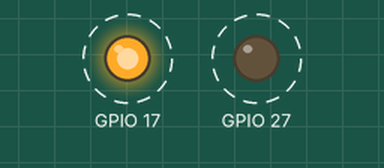
Simulated run of this program. Board: Raspberry Pi (BCM pin numbers). Shown: output pins drawn as LEDs (lit = HIGH). Dashed ring = blinking. What the program prints to the terminal is not drawn. At 10.0 s the program stops and its outputs stay as they are.

Above: at 0.5 s.
Timing chart, 0 to 4.6 s (numbered marks = the images above):
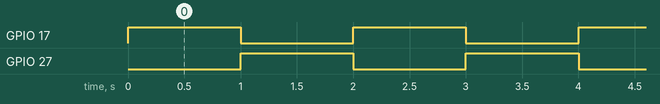

The program:

blink.py
```python
import RPi.GPIO as GPIO
import time

GPIO.cleanup()
GPIO.setwarnings(False)
GPIO.setmode(GPIO.BCM)
GPIO.setup(17, GPIO.OUT) ##puerto gpio 17 como salida
GPIO.setup(27, GPIO.OUT) ##puerto gpio 27 como salida

def blink():
    print "Iniciando script..."
    iteracion = 0
    while iteracion < 5:
        GPIO.output(17, True) ##Encender el 17
        GPIO.output(27, False) ##Apagar el 27
        time.sleep(1)
        GPIO.output(17, False) ##Apagar el 17
        GPIO.output(27, True) ##Encender el 27
        time.sleep(1)
        iteracion = iteracion + 1
    print "Teardown GPIO..."
    GPIO.cleanup()

blink()
```

Measured:
- by itself, GPIO 17: alternates HIGH for 1.0 s and LOW for 1.0 s, 10 changes in all, then stays LOW
- by itself, GPIO 27: alternates HIGH for 1.0 s and LOW for 1.0 s
